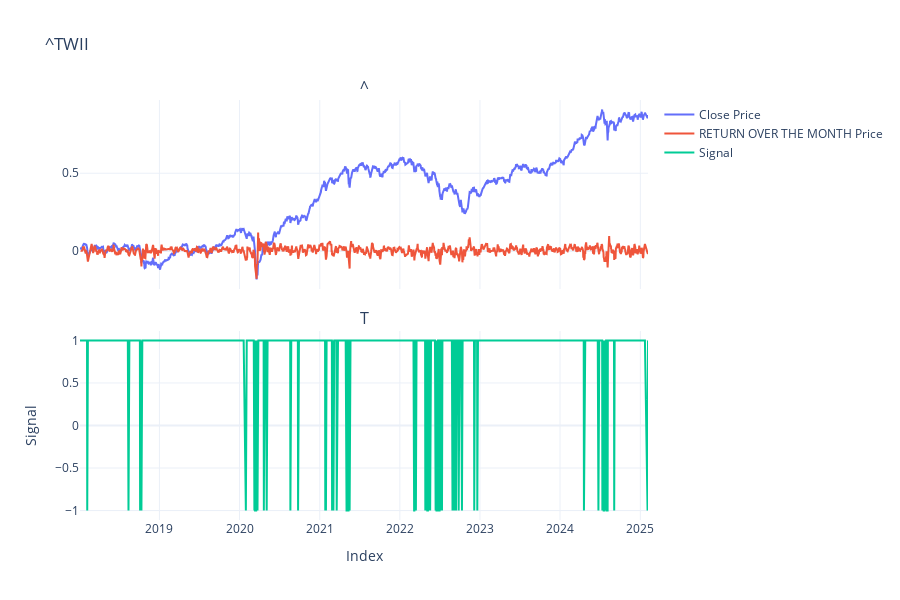

The cell this chart's notebook holds for it:
### Markdown cell above
### Daily Model
1. Add when there's a signal
2. Potential crash/bear market when there's 2 signals for the past month\

### Code cell
# visualization, not quantifiable
symbol = "^TWII"
data = yf.download(symbol, start='2018-01-01', rounding=2, progress=False)
returns = data[["Close"]].pct_change()


returns["pct_power_5"] = np.power(returns.Close, 5)
tajm = 242
alpha = 2 / (tajm + 1)
returns['cumsum_bm'] = returns.Close.cumsum()
returns['pct_for_calculating_profit'] = returns.Close.shift(-2)

returns["pct_power_5_ema"] = returns["pct_power_5"].ewm(alpha=alpha, adjust=False).mean()
returns['pct_power_5_ema_shift_1'] = returns.pct_power_5_ema.shift(1)
returns.dropna(inplace=True)


returns["signal"] = np.where(
    (returns["pct_power_5_ema"] > returns["pct_power_5_ema_shift_1"] * 1.01) | 
    (returns["pct_power_5_ema"] > 0), 
    1, 
    -1
)


returns['diff_over_the_past_month'] = returns["Close"].rolling(5).sum()

k = 0
u = -1

fig = make_subplots(rows=2, cols=1, shared_xaxes=True, vertical_spacing=0.1,
                     subplot_titles=symbol)

fig.add_trace(go.Scatter(
    x=returns.index[k:u],
    y=returns.iloc[k:u].cumsum_bm,
    mode='lines',
    name='Close Price'
), row=1, col=1)

fig.add_trace(go.Scatter(
    x=returns.index[k:u],
    y=returns.iloc[k:u].diff_over_the_past_month,
    mode='lines',
    name='RETURN OVER THE MONTH Price'
), row=1, col=1)

fig.add_trace(go.Scatter(
    x=returns.index[k:u],
    y=returns.iloc[k:u]['signal'],
    mode='lines',
    name='Signal'
), row=2, col=1)

fig.update_layout(
    title=symbol,
    template="plotly_white",
    height=600
)

fig.update_xaxes(title_text="Index", row=2, col=1)
fig.update_yaxes(title_text="Signal", row=2, col=1)

fig.show()

### Figure 1 — Plotly figure (JSON) as saved in the notebook; plotly's stock layout.template omitted (floating-point values rounded to 4 significant figures; data arrays with more than 128 entries replaced by an {"elided": "..."} marker saying what was removed)
{"data": [{"mode": "lines", "name": "Close Price", "type": "scatter", "x": {"elided": "1717 str values"}, "xaxis": "x", "y": {"elided": "1717 float values"}, "yaxis": "y"}, {"mode": "lines", "name": "RETURN OVER THE MONTH Price", "type": "scatter", "x": {"elided": "1717 str values"}, "xaxis": "x", "y": {"elided": "1717 float values"}, "yaxis": "y"}, {"mode": "lines", "name": "Signal", "type": "scatter", "x": {"elided": "1717 str values"}, "xaxis": "x2", "y": {"elided": "1717 int values"}, "yaxis": "y2"}], "layout": {"annotations": [{"font": {"size": 16}, "showarrow": false, "text": "^", "x": 0.5, "xanchor": "center", "xref": "paper", "y": 1, "yanchor": "bottom", "yref": "paper"}, {"font": {"size": 16}, "showarrow": false, "text": "T", "x": 0.5, "xanchor": "center", "xref": "paper", "y": 0.45, "yanchor": "bottom", "yref": "paper"}], "height": 600, "title": {"text": "^TWII"}, "xaxis": {"anchor": "y", "domain": [0, 1], "matches": "x2", "showticklabels": false}, "xaxis2": {"anchor": "y2", "domain": [0, 1], "title": {"text": "Index"}}, "yaxis": {"anchor": "x", "domain": [0.55, 1]}, "yaxis2": {"anchor": "x2", "domain": [0, 0.45], "title": {"text": "Signal"}}}}
